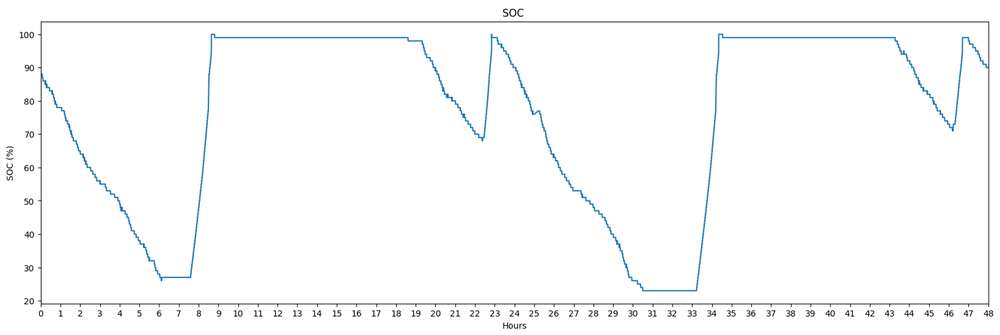
#> input picture image.png, 1000 x 335 px, shrunk from 1920 x 644 before the run
$ python test.py
#> lines starting #> are read from the running program, lines starting #| are printed output that depends on the picture; after the words box and inside, x2 and y2 are one past the last pixel; in counts of white or black regions, pixels touching at a corner belong together
import cv2
import numpy as np
import matplotlib.pyplot as plt

# Load image
img = cv2.imread("image.png")
#> img is the input picture: shape (335, 1000, 3); mean B, G, R 251.7, 251.1, 250.2

# Convert to grayscale
gray = cv2.cvtColor(img, cv2.COLOR_BGR2GRAY)

# Threshold to isolate the line
_, thresh = cv2.threshold(gray, 200, 255, cv2.THRESH_BINARY_INV)
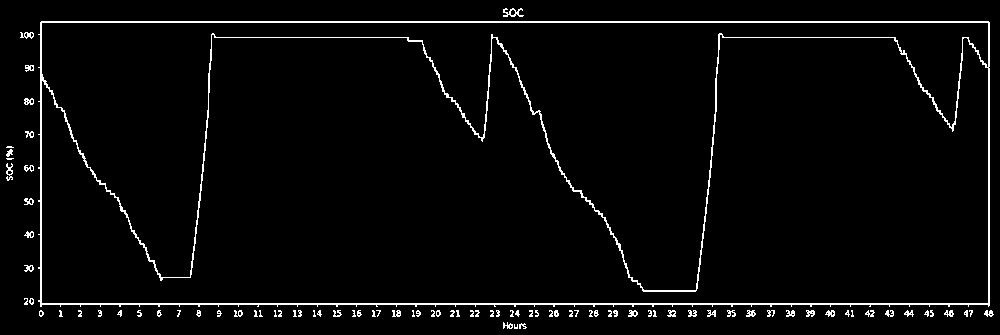
#> thresh: shape (335, 1000); 3.3% white in thin lines or dots

# Find coordinates of the line
coords = np.column_stack(np.where(thresh > 0))
#> coords = 10993 pairs, first value 8 to 328, second value 6 to 993

# Flip y-axis so higher values = higher SOC
h = img.shape[0]
#> h = 335
coords[:,0] = h - coords[:,0]

# Normalize SOC (%) from y-coordinates
soc = (coords[:,0] / h) * 100
#> soc = 10993 values, max 97.61 at index 0, min 2.09 at index 10979, mean 46.58

# Hours from x-coordinates
w = img.shape[1]
#> w = 1000
hours = (coords[:,1] / w) * 48  # since x-axis = 0 → 48 hours
#> hours = 10993 values, max 47.66 at index 10369, min 0.288 at index 4831, mean 23.8

# Compute KPIs
max_soc = np.max(soc)
#> max_soc = 97.61
min_soc = np.min(soc)
#> min_soc = 2.09
avg_soc = np.mean(soc)
#> avg_soc = 46.58
final_soc = soc[-1]
#> final_soc = 2.09

print("KPI Report")
print("----------")
print(f"Max SOC: {max_soc:.2f}%")
#| Max SOC: 97.61%
print(f"Min SOC: {min_soc:.2f}%")
#| Min SOC: 2.09%
print(f"Average SOC: {avg_soc:.2f}%")
#| Average SOC: 46.58%
print(f"Final SOC: {final_soc:.2f}%")
#| Final SOC: 2.09%

# Plot extracted curve to verify
plt.plot(hours, soc, ".", markersize=1)
plt.xlabel("Hours")
plt.ylabel("SOC (%)")
plt.title("Extracted SOC Curve")
plt.show()
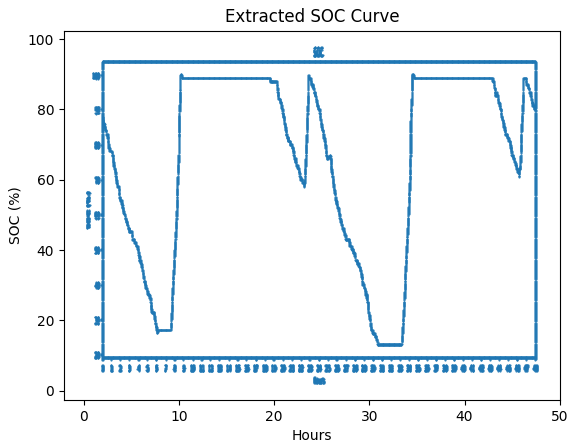
#> figure drawn by matplotlib, 1 panel

$ run again, with i.png copied over image.png
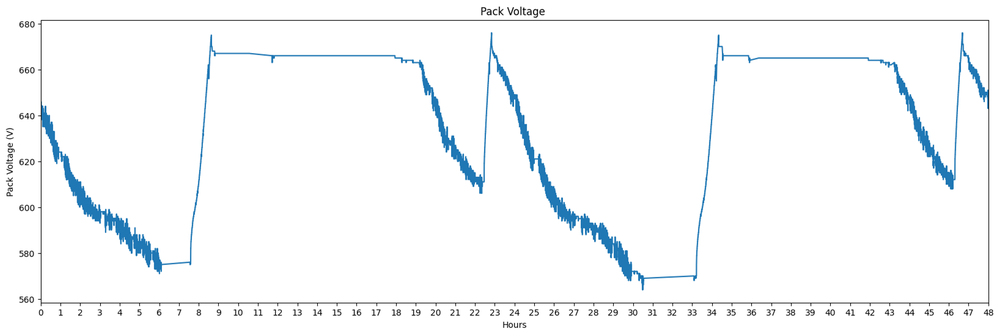
#> input picture i.png, 1000 x 331 px, shrunk from 1920 x 635 before the run
#> img is the input picture: shape (331, 1000, 3); mean B, G, R 250.2, 248.5, 246.1
#> `_, thresh = cv2.threshold(gray, 200, 255, cv2.THRESH_BINARY_INV)`:
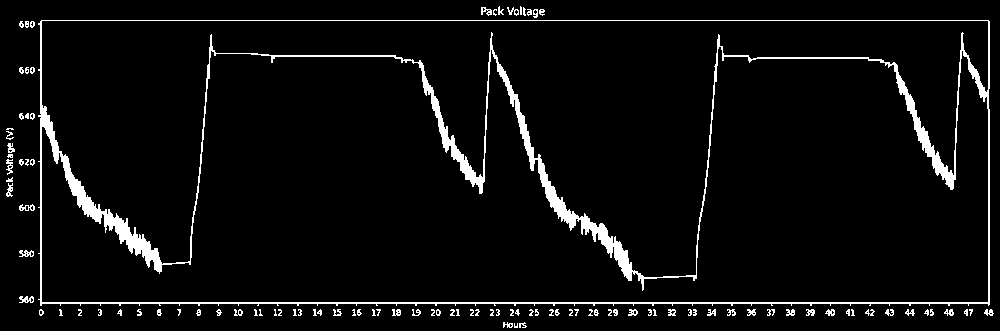
#> thresh: shape (331, 1000); 5% white; 105 white regions (41 under 20 px), largest, box (x1, y1, x2, y2) and area: (38, 20, 990, 306) 13875, (19, 296, 34, 303) 68, (19, 250, 34, 257) 66
#> coords = 16649 pairs, first value 6 to 327, second value 6 to 993
#> soc = 16649 values, max 98.19 at index 0, min 1.21 at index 16634, mean 44.45
#> hours = 16649 values, max 47.66 at index 16051, min 0.288 at index 5186, mean 23.26
#> max_soc = 98.19
#> min_soc = 1.21
#> avg_soc = 44.45
#> final_soc = 1.21
#| Max SOC: 98.19%
#| Min SOC: 1.21%
#| Average SOC: 44.45%
#| Final SOC: 1.21%
#> `plt.show()`:
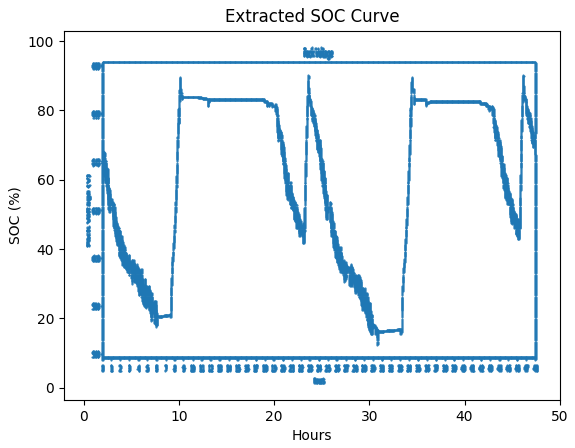
#> figure drawn by matplotlib, 1 panel
